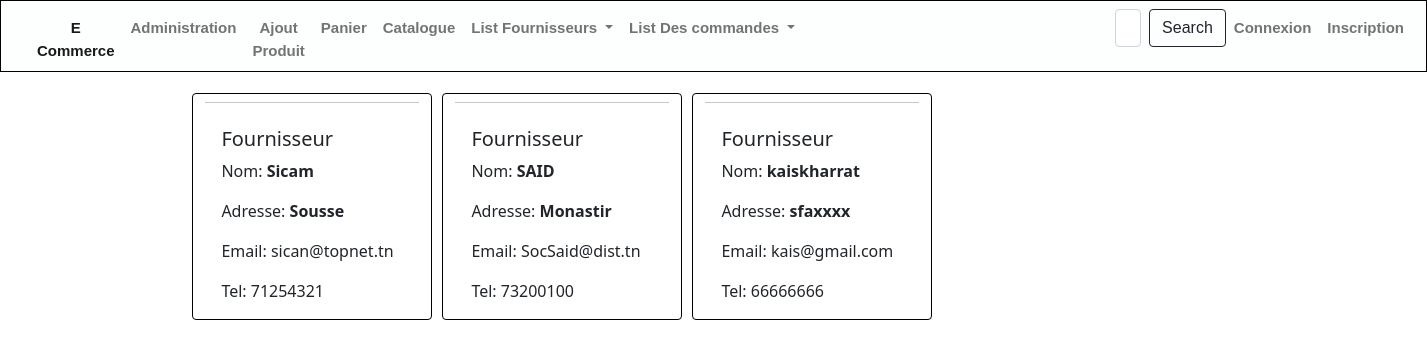
Screenshot of /magasin/fournisseurs/ with the database file from the repository.
### magasin/models.py (models this page shows, shortened)
class Fournisseur (models.Model):
    nom=models.CharField(max_length=100,null=True)
    adresse=models.TextField(null=True)
    email=models.EmailField(null=True)
    telephone=models.CharField(max_length=8,null=True)

### magasin/views.py (the view)
# urls.py: path('fournisseurs/', views.indexF, name='fournisseurs'),
def indexF(request):
    fournisseurs = Fournisseur.objects.all()
    context = {'fournisseurs': fournisseurs}
    return render(request, 'magasin/mesFournisseurs.html', context)

### magasin/templates/magasin/mesFournisseurs.html (shortened to what this page needs)
{% extends 'magasin/base.html' %}
{% block content %}
<div class="container-fluid mt-3">
    <div class="row-9" >
        <div  id='fournisseur' class="col-lg-9 mx-auto" >
            <div class="row mx-auto" >
                {% for fournisseur in fournisseurs %}
                <div class="card" id={{fournisseur.id}} style="width: 240px;border:black solid 1px;margin:5px;">
                     <hr class="dropdown-divider">
                    <div class="card-body">
                        <h5 class="card-title">Fournisseur</h5>
                         <p class="card-text">Nom: <b>{{fournisseur.nom}}</b></p>
                        <p class="card-text">Adresse: <b>{{fournisseur.adresse}}</b></p>
                        <p class="card-text">Email: {{fournisseur.email}}</p>
                        <p class="card-text">Tel: {{fournisseur.telephone}}</p>
                    </div>
                </div>
                {% endfor %}
            </div>
        </div>
    </div>
</div>
{% endblock %}

### rows the page displays
Fournisseur: nom "Sicam", adresse "Sousse", email "sican@topnet.tn", telephone "71254321"
Fournisseur: nom "SAID", adresse "Monastir", email "SocSaid@dist.tn", telephone "73200100"
Fournisseur: nom "kaiskharrat", adresse "sfaxxxx", email "kais@gmail.com", telephone "66666666"
